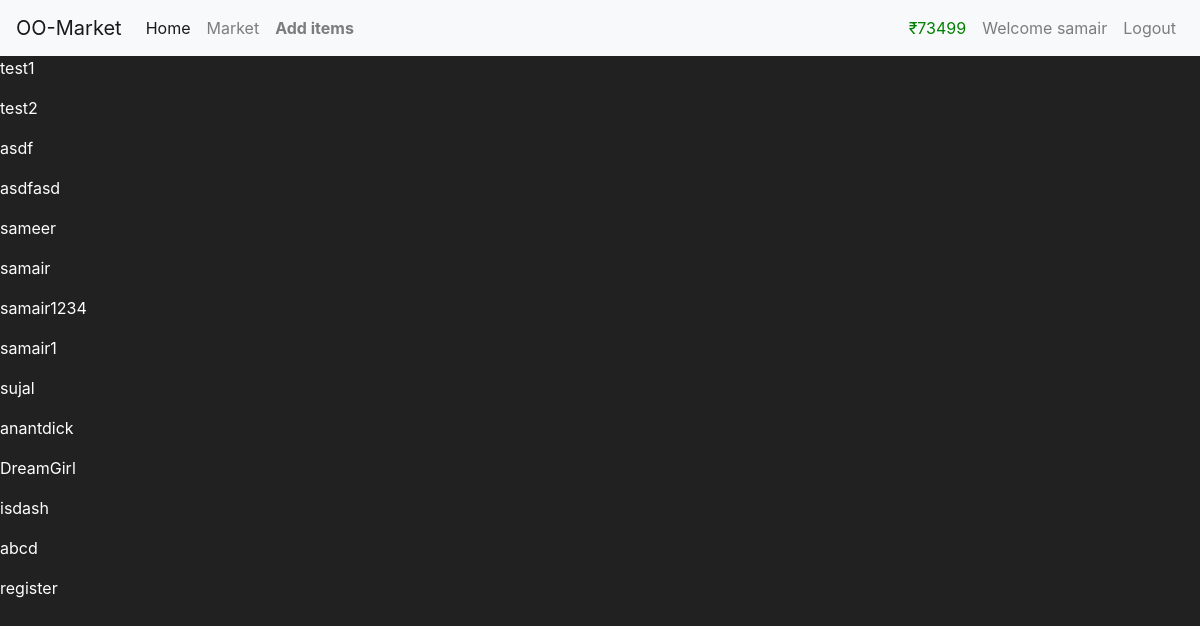
The app's page /users (signed in) with its own data.
### tables this page shows
CREATE TABLE users(
        id integer primary key autoincrement,
        username varchar(30) not null unique,
        email varchar(100) not null unique,
        password_hash varchar(60) not null,
        budget int not null default 50,
        phone varchar(10) default null,
        ipaddress varchar(50000) default null
        );

### app.py (the view)
@app.route("/users")
def user():
    db=get_conn()
    cursor=db.cursor()
    cursor.execute('''
    select * from users
    ''')
    users=cursor.fetchall()
    return render_template("list_users.html",users=users)

### app.py (called while the page is built)
def get_conn():
    conn=sqlite3.connect("database.db")
    conn.row_factory=sqlite3.Row
    return conn

### templates/list_users.html
{%extends "parent.html"%}
{%block content%}
{%for user in users%}
<p>{{user["username"]}}</p>
{%endfor%}
{%endblock%}

### templates/parent.html (shortened to what this page needs)
<!doctype html>
<html lang="en">
  <head>
    <link rel="stylesheet" href="https://cdn.jsdelivr.net/npm/bootstrap@4.4.1/dist/css/bootstrap.min.css">
  </head>
  <body>
    <nav class="navbar navbar-expand-lg navbar-light bg-light">
        <a class="navbar-brand" href="#">OO-Market</a>
        <div class="collapse navbar-collapse" id="navbarNav">
          <ul class="navbar-nav">
            <li class="nav-item active">
              <a class="nav-link" href="{{url_for('main')}}">Home <span class="sr-only">(current)</span></a>
            </li>
            <li class="nav-item">
              <a class="nav-link" href="{{url_for('market')}}">Market</a>
            </li>
            {%if 'user' in session %}
            <li class="nav-item">
                <a class="nav-link username" href="/add"  ><strong> Add items</strong> </a>
              </li>
            {%endif %}
            </ul>
            <ul class="navbar-nav ml-auto">
            {%if 'user' in session %}
            <li class="nav-item" >
              <a class="nav-link" style="color:green">₹{{session["budget"]}}</a>
            </li>
            <li class="nav-item">
                <a class="nav-link username"  >Welcome {{session["user"]}}</a>
              </li>
            {%endif %}
            {%if 'user' in session %}
            <li class="nav-item">
              <a class="nav-link logout-link" href="{{url_for('logout')}}">Logout</a>
            </li>
            {%endif %}
          </ul>
        </div>
      </nav>
      {%block content%}
      {%endblock%}
  </body>
</html>

### templates/parent.html (style rules this page uses)
body { background-color: #212121; color:white }

### records on screen
users: user "samair", username "samair"
users: username "test1"
users: username "test2"
users: username "asdf"
users: username "asdfasd"
users: username "sameer"
users: username "samair1234"
users: username "samair1"
users: username "sujal"
users: username "anantdick"
users: username "DreamGirl"
users: username "isdash"
users: username "abcd"
users: username "register"

### other values on screen
{{ session["budget"] }} "73499"
